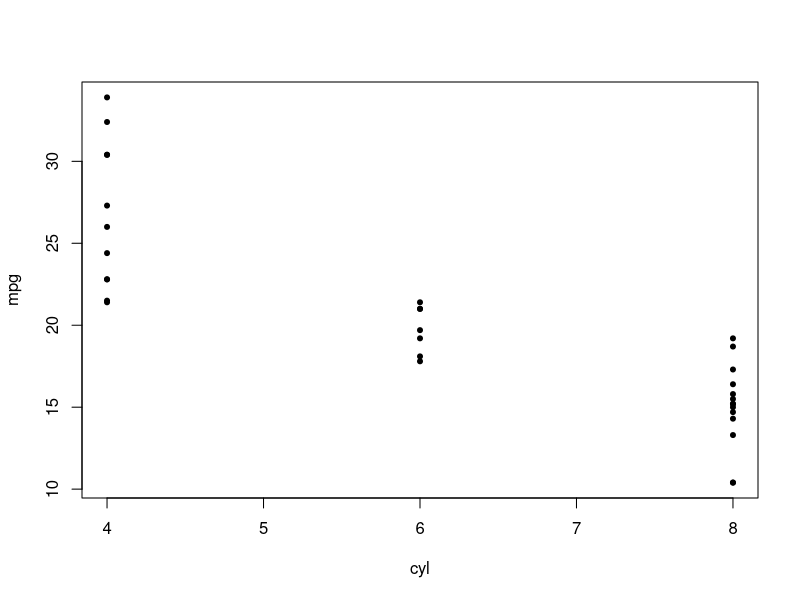

Recreate this plot in R.
## ---- chunk 1
knitr::opts_chunk$set(echo = FALSE,eval = TRUE)
## ---- chunk 2
library(rmarkdown)
# load mtcars data
data(mtcars)
## ---- chunk 3
cor = cor(mtcars$mpg, mtcars$cyl, method = "pearson")
cor_tf = cor>0
## ---- chunk 4
# Breakout exercise 2:
# add code to create a scatter plot of mpg ~ cyl
# adjust fig.width, fig.height, other options to make it legible
# in the rendered document
plot(mpg~cyl, data = mtcars,pch=20)
## ---- chunk 5
# get summary statistics by number of cylinders
summary_by_cyl <- by(mtcars, mtcars$cyl, function(x) summary(x$mpg))
stratified_summary <- Reduce(rbind, summary_by_cyl)
row.names(stratified_summary) <- c(4, 6, 8)

# Breakout exercise 2:
# make a table of stratified summary object
knitr::kable(stratified_summary,caption = "A table of stratified summary object")
